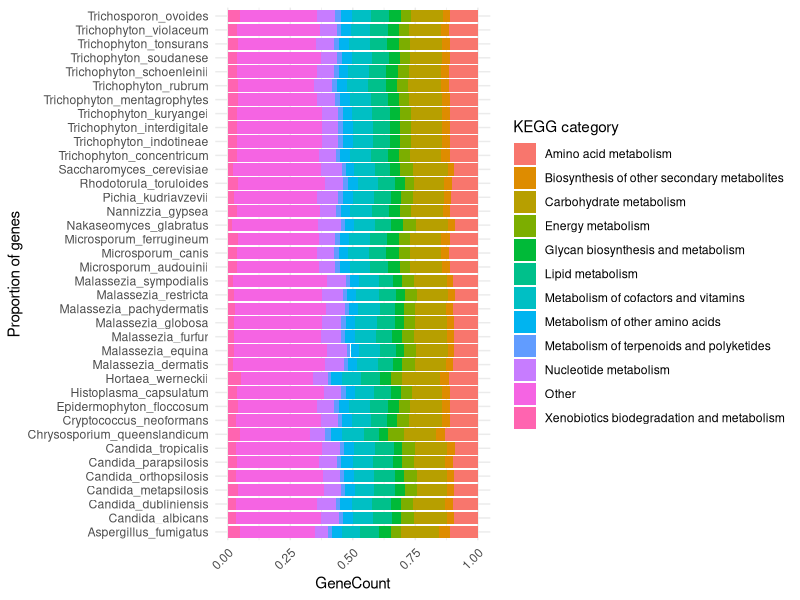
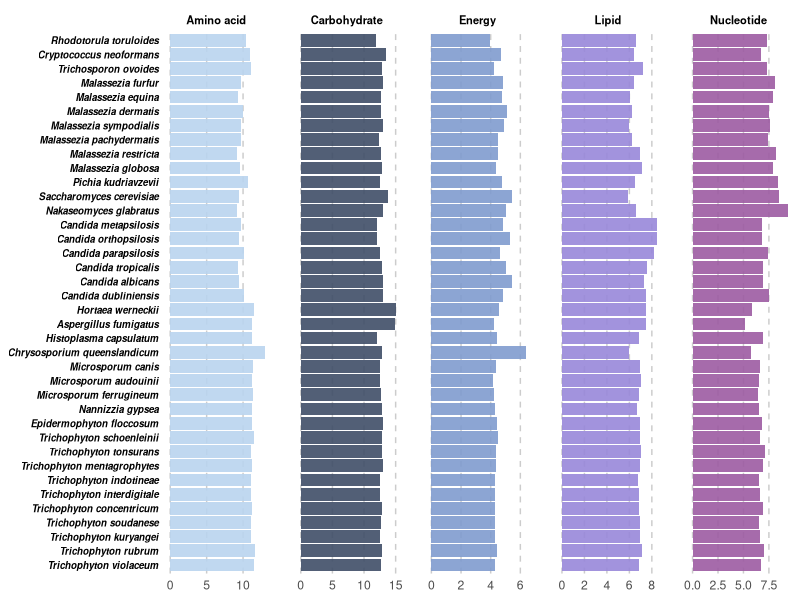
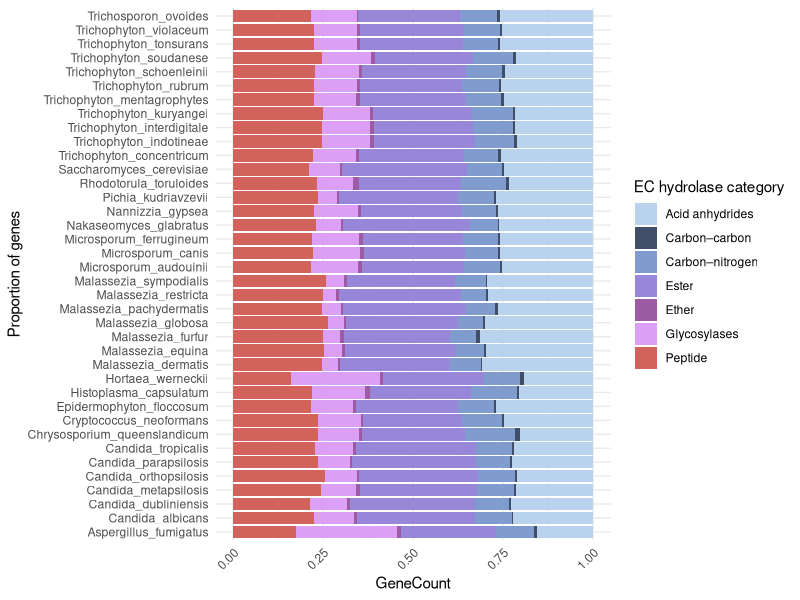
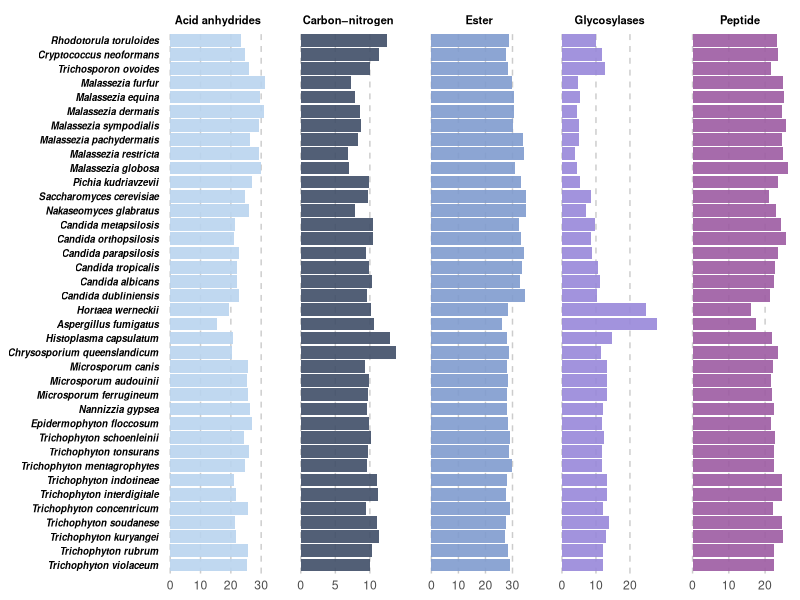

Here is the R script that generated these plots, in order: (Note: this script raises an error after producing the figures.)
## ---- chunk 1
library(dplyr)
library(tidyverse)
library(ggplot2)
library(tidyr)
library(stringr)
library(cowplot)
library(pheatmap)
library(grid)
library(readxl)
## ---- chunk 2
options(digits = 3)        # number of digits printed by R default (vectors, data.frames, lists)
options(pillar.sigfig = 3) # number of digits printed by tibbles default.
options(width = 200)

text_base_size   <- 9 # in pt
fig.witdh        <- 180  # in mm
fig.height       <- 125  # in mm

# Set all text in plots to same size
theme_set(theme_cowplot(font_size = 10, rel_small = 1, rel_tiny = 1, rel_large = 1))
theme_update(panel.grid.major = element_line(colour="gray85"), panel.grid.minor = element_line(colour="gray95", linetype = 7))
# Setting output sizes for plots
knitr::opts_chunk$set(fig.width = fig.witdh/25.4)
knitr::opts_chunk$set(fig.height = fig.height/25.4)
knitr::opts_chunk$set(dpi = 108)

# Setting text size inside plots (geom_text, geom_label etc.)
ggplot_text_size <- text_base_size / ggplot2::.pt

options(ggplot2.continuous.fill  = scale_fill_viridis_c)
options(ggplot2.discrete.fill    = c("slategray2", "#404e67","#809bce","#9887D9" ,"#9C5BA2", "#DB9FF6",  "#d1625c", "#ffd6a5", "#e89c81"))
options(ggplot2.continuous.colour = scale_colour_viridis_c)
options(ggplot2.discrete.colour   = c("slategray2","#404e67", "#809bce","#9C5BA2","#9887D9",  "#d1625c", "#ffd6a5", "#e89c81"))

article_pallette <- c("#5674b4", "#7eacd1", "#afd9e9", "#e1f2f9", "#f7e18e", "#f7b060", "#ee6d43", "#d32e28")

## ---- chunk 3
species_order <- c("Rhodotorula toruloides", "Cryptococcus neoformans", "Trichosporon ovoides",
                   "Malassezia furfur", "Malassezia equina", "Malassezia dermatis", "Malassezia sympodialis",
                   "Malassezia pachydermatis", "Malassezia restricta", "Malassezia globosa",
                   "Pichia kudriavzevii", "Saccharomyces cerevisiae", "Nakaseomyces glabratus",
                   "Candida metapsilosis", "Candida orthopsilosis", "Candida parapsilosis", "Candida tropicalis",
                   "Candida albicans", "Candida dubliniensis",
                   "Hortaea werneckii",  "Aspergillus fumigatus", "Histoplasma capsulatum",
                   "Chrysosporium queenslandicum",
                   "Microsporum canis", "Microsporum audouinii", "Microsporum ferrugineum",
                   "Nannizzia gypsea", "Epidermophyton floccosum", "Trichophyton schoenleinii",
                   "Trichophyton tonsurans", "Trichophyton mentagrophytes", "Trichophyton indotineae",
                   "Trichophyton interdigitale", "Trichophyton concentricum", "Trichophyton soudanese",
                   "Trichophyton kuryangei", "Trichophyton rubrum", "Trichophyton violaceum" )

species_order_hybrids <- c("Rhodotorula toruloides", "Cryptococcus neoformans", "Trichosporon ovoides",
                   "Trichosporon ovoides hybrid",
                   "Malassezia furfur", "Malassezia furfur hybrid", "Malassezia equina", "Malassezia dermatis",
                   "Malassezia sympodialis",
                   "Malassezia pachydermatis", "Malassezia restricta", "Malassezia globosa",
                   "Pichia kudriavzevii", "Saccharomyces cerevisiae", "Nakaseomyces glabratus",
                   "Candida metapsilosis", "Candida orthopsilosis", "Candida parapsilosis", "Candida tropicalis",
                   "Candida albicans", "Candida dubliniensis",
                   "Hortaea werneckii", "Hortaea werneckii hybrid", "Aspergillus fumigatus", "Histoplasma capsulatum",
                   "Chrysosporium queenslandicum",
                   "Microsporum canis", "Microsporum audouinii", "Microsporum ferrugineum",
                   "Nannizzia gypsea", "Epidermophyton floccosum", "Trichophyton schoenleinii",
                   "Trichophyton tonsurans", "Trichophyton mentagrophytes", "Trichophyton indotineae",
                   "Trichophyton interdigitale", "Trichophyton concentricum", "Trichophyton soudanese",
                   "Trichophyton kuryangei", "Trichophyton rubrum", "Trichophyton violaceum" )

## ---- chunk 4
taxonomy <- data.frame(
  sample = c(
    "Aspergillus_fumigatus_IP24",
    "Candida_albicans_F133_05",
    "Candida_dubliniensis_11945",
    "Candida_dubliniensis_2747",
    "Candida_dubliniensis_8501",
    "Candida_metapsilosis_Y_48470",
    "Candida_orthopsilosis_Y_48468",
    "Candida_parapsilosis_11301",
    "Candida_parapsilosis_1954",
    "Candida_tropicalis_MYCT_0816",
    "Chrysosporium_queenslandicum_28077",
    "Cryptococcus_neoformans_KN99",
    "Epidermophyton_floccosum_100148",
    "Epidermophyton_floccosum_10867",
    "Epidermophyton_floccosum_130802",
    "Histoplasma_capsulatum_G186A",
    "Hortaea_werneckii_100455",
    "Hortaea_werneckii_1163",
    "Hortaea_werneckii_41051",
    "Malassezia_dermatis_9169",
    "Malassezia_equina_9969",
    "Malassezia_furfur_141402",
    "Malassezia_furfur_1878",
    "Malassezia_furfur_6000",
    "Malassezia_globosa_7705",
    "Malassezia_globosa_7886",
    "Malassezia_globosa_8744",
    "Malassezia_pachydermatis_21004",
    "Malassezia_restricta_7877",
    "Malassezia_restricta_7991",
    "Malassezia_sympodialis_44340",
    "Microsporum_audouinii_119449",
    "Microsporum_audouinii_33268",
    "Microsporum_canis_113480",
    "Microsporum_canis_15669",
    "Microsporum_canis_44551",
    "Microsporum_ferrugineum_131111",
    "Microsporum_ferrugineum_37371",
    "Nakaseomyces_glabratus_11311",
    "Nakaseomyces_glabratus_138",
    "Nakaseomyces_glabratus_15698",
    "Nannizzia_gypsea_17164",
    "Pichia_kudriavzevii_5732",
    "Rhodotorula_toruloides_Z1",
    "Saccharomyces_cerevisiae_wine010",
    "Trichophyton_concentricum_109405",
    "Trichophyton_concentricum_19626",
    "Trichophyton_indotineae_BE17",
    "Trichophyton_interdigitale_BE4",
    "Trichophyton_kuryangei_IHEM13979",
    "Trichophyton_mentagrophytes_124404",
    "Trichophyton_mentagrophytes_43573",
    "Trichophyton_rubrum_117539",
    "Trichophyton_rubrum_17065",
    "Trichophyton_rubrum_28986",
    "Trichophyton_rubrum_73588",
    "Trichophyton_schoenleinii_45859",
    "Trichophyton_schoenleinii_85571",
    "Trichophyton_soudanese_IHEM19743",
    "Trichophyton_tonsurans_112188",
    "Trichophyton_tonsurans_12935",
    "Trichophyton_tonsurans_72988",
    "Trichophyton_violaceum_73088",
    "Trichosporon_ovoides_4098",
    "Trichosporon_ovoides_7612",
    "Trichosporon_ovoides_9430"
  ),
  species = c(
    "Aspergillus_fumigatus" ,"Candida_albicans","Candida_dubliniensis"
    ,"Candida_dubliniensis", "Candida_dubliniensis","Candida_metapsilosis",
    "Candida_orthopsilosis","Candida_parapsilosis", "Candida_parapsilosis","Candida_tropicalis","Chrysosporium_queenslandicum",
    "Cryptococcus_neoformans","Epidermophyton_floccosum","Epidermophyton_floccosum",
    "Epidermophyton_floccosum","Histoplasma_capsulatum","Hortaea_werneckii" ,"Hortaea_werneckii","Hortaea_werneckii","Malassezia_dermatis","Malassezia_equina",
    "Malassezia_furfur","Malassezia_furfur","Malassezia_furfur","Malassezia_globosa",
    "Malassezia_globosa","Malassezia_globosa","Malassezia_pachydermatis",
    "Malassezia_restricta","Malassezia_restricta","Malassezia_sympodialis",
    "Microsporum_audouinii","Microsporum_audouinii","Microsporum_canis",
    "Microsporum_canis","Microsporum_canis","Microsporum_ferrugineum",
    "Microsporum_ferrugineum","Nakaseomyces_glabratus","Nakaseomyces_glabratus",
    "Nakaseomyces_glabratus", "Nannizzia_gypsea","Pichia_kudriavzevii",
    "Rhodotorula_toruloides","Saccharomyces_cerevisiae", "Trichophyton_concentricum",
    "Trichophyton_concentricum" ,   "Trichophyton_indotineae"  ,   "Trichophyton_interdigitale",
    "Trichophyton_kuryangei"   ,    "Trichophyton_mentagrophytes" , "Trichophyton_mentagrophytes",
    "Trichophyton_rubrum"      ,    "Trichophyton_rubrum"     ,    "Trichophyton_rubrum"    ,
    "Trichophyton_rubrum"     ,     "Trichophyton_schoenleinii"  ,  "Trichophyton_schoenleinii",
    "Trichophyton_soudanese"     ,  "Trichophyton_tonsurans"   ,   "Trichophyton_tonsurans"  ,
    "Trichophyton_tonsurans"    ,   "Trichophyton_violaceum"  ,     "Trichosporon_ovoides"   ,
    "Trichosporon_ovoides"       ,  "Trichosporon_ovoides"),
  genus = c(
    "Aspergillus",
    rep("Candida", 9),
    "Chrysosporium",
    "Cryptococcus",
    rep("Epidermophyton", 3),
    "Histoplasma",
    rep("Hortaea", 3),
    rep("Malassezia", 12),
    rep("Microsporum", 7),
    rep("Nakaseomyces", 3),
    "Nannizzia",
    "Pichia",
    "Rhodotorula",
    "Saccharomyces",
    rep("Trichophyton", 18),
    rep("Trichosporon", 3)
  ),
  family = c(
    "Trichocomaceae",     # Aspergillus
    rep("Debaryomycetaceae", 9),  # Candida spp.
    "Onygenaceae",        # Chrysosporium
    "Tremellaceae",       # Cryptococcus
    rep("Arthrodermataceae", 3),  # Epidermophyton
    "Ajellomycetaceae",   # Histoplasma
    rep("Teratosphaeriaceae", 3), # Hortaea
    rep("Malasseziaceae", 12),    # Malassezia spp.
    rep("Arthrodermataceae", 7),  # Microsporum spp.
    rep("Saccharomycetaceae", 3), # Nakaseomyces glabratus
    "Arthrodermataceae",  # Nannizzia
    "Saccharomycetaceae", # Pichia
    "Sporidiobolaceae",   # Rhodotorula
    "Saccharomycetaceae", # Saccharomyces
    rep("Arthrodermataceae", 18), # Trichophyton spp.
    rep("Trichosporonaceae", 3)   # Trichosporon spp.
  ),
  stringsAsFactors = FALSE
)

## ---- chunk 5
summary_df <- read.csv("../generated/species_kegg_category_summary.csv")
## ---- chunk 6
ggplot(summary_df, aes(y = species, x = GeneCount, fill = Category)) +
  geom_bar(stat = "identity", position = "fill") +  # normalized proportion
  labs(y = "Proportion of genes", fill = "KEGG category") +
  theme_minimal() +
  theme(axis.text.x = element_text(angle = 45, hjust = 1))

## ---- chunk 7
selected_categories <- c("Amino acid metabolism", "Carbohydrate metabolism", "Energy metabolism",
                         "Lipid metabolism", "Nucleotide metabolism")

plot_summary_df <- summary_df %>%
  group_by(species) %>%
  mutate(catprop = GeneCount / sum(GeneCount) * 100) %>%
  ungroup() %>%
  filter(Category %in% selected_categories)

plot_summary_df$species <- sub("_", " ", plot_summary_df$species)
plot_summary_df$Category <- sub("metabolism", "", plot_summary_df$Category)

plot_summary_df$species <- factor(plot_summary_df$species, levels = rev(species_order))

KEGG_plot <- ggplot(plot_summary_df, aes(y = species, x = catprop, fill = Category)) +
  geom_bar(stat = "identity", position = "identity", alpha = 0.9) +
  theme_minimal() +
  theme(axis.ticks.x = element_blank(), panel.spacing = unit(1.3, "lines"), axis.title = element_blank(),
        panel.grid.minor = element_blank(), panel.grid.major.y = element_blank(),
        panel.grid.major.x = element_line(colour = "grey80", linetype = "dashed"),
        axis.text.y = element_text(face = "bold.italic", color = "black", size = 7),
        strip.background = element_blank(),
        strip.text = element_text(size = 8, face = "bold", color = "black")) +
  facet_wrap(~Category, nrow = 1, scales = "free_x")+
  guides(fill = 'none')
KEGG_plot

## ---- chunk 8
# pdf("../plots/KEGG_plot.pdf", width = 6.5, height = 5)
# KEGG_plot
# dev.off()
## ---- chunk 9
hydro_summary <- read.csv("../generated/EC_hydrolase_summary.csv")
## ---- chunk 10
ggplot(hydro_summary, aes(y = species, x = GeneCount, fill = Hydrolase_sub)) +
  geom_bar(stat = "identity", position = "fill") +  # normalized proportion
  labs(y = "Proportion of genes", fill = "EC hydrolase category") +
  theme_minimal() +
  theme(axis.text.x = element_text(angle = 45, hjust = 1))

## ---- chunk 11
selected_categories <- c("Ester", "Glycosylases", "Peptide", "Acid anhydrides", "Carbon–nitrogen")

plot_hydro_summary <- hydro_summary %>%
  group_by(species) %>%
  mutate(catprop = GeneCount / sum(GeneCount) * 100) %>%
  ungroup() %>%
  filter(Hydrolase_sub %in% selected_categories)

plot_hydro_summary$species <- sub("_", " ", plot_hydro_summary$species)

plot_hydro_summary$species <- factor(plot_hydro_summary$species, levels = rev(species_order))

EC_plot <- ggplot(plot_hydro_summary, aes(y = species, x = catprop, fill = Hydrolase_sub)) +
  geom_bar(stat = "identity", position = "identity", alpha = 0.9) +
  theme_minimal() +
  theme(axis.ticks.x = element_blank(), panel.spacing = unit(1.3, "lines"), axis.title = element_blank(),
        panel.grid.minor = element_blank(), panel.grid.major.y = element_blank(),
        panel.grid.major.x = element_line(colour = "grey80", linetype = "dashed"),
        axis.text.y = element_text(face = "bold.italic", color = "black", size = 7),
        strip.background = element_blank(),
        strip.text = element_text(size = 8, face = "bold", color = "black")) +
  facet_wrap(~Hydrolase_sub, nrow = 1, scales = "free_x")+
  guides(fill = 'none')
EC_plot
## ---- chunk 12
# pdf("../plots/EC_plot.pdf", width = 6.5, height = 5)
# EC_plot
# dev.off()
## ---- chunk 13
test_cur <- read_xlsx("../generated/1211_manual_cur_secreted.xlsx")
test_cur$netgpi_geneswithgpi <- as.numeric(test_cur$netgpi_geneswithgpi)
## ---- chunk 14
collapsed_df <- test_cur %>%
  filter(!category == "NA") %>%
  select(-c("description", "IPR", "PFAM", "EC", "COG", "canonical", "pfam_names")) %>%
  mutate(desc_collapse = str_trim(tolower(desc_collapse))) %>%
  group_by(desc_collapse) %>%
  summarise(OG = paste(unique(OG), collapse = "; "),
            category = first(category),
            number_of_species = max(number_of_species, na.rm = TRUE),
            total_genec = sum(total_genec, na.rm = TRUE),
            number_of_genera = max(number_of_genera, na.rm = TRUE),
            number_of_families = max(number_of_families, na.rm = TRUE),
            signalp = sum(as.numeric(signalp), na.rm = TRUE),
            tmhmm_geneswtmh = sum(as.numeric(tmhmm_geneswtmh), na.rm = TRUE),
            netgpi_geneswithgpi = sum(netgpi_geneswithgpi, na.rm = TRUE),
            across(all_of(names(.)[9:(ncol(.)-1)]), ~ sum(.x, na.rm = TRUE)),
            )

## ---- chunk 15
collapsed_filtered <- collapsed_df %>%
  filter(tmhmm_geneswtmh < 0.7*signalp) %>%
  filter(number_of_species > 2)

plot_df <- collapsed_filtered %>% select(desc_collapse, category, names(collapsed_df)[11:76])

plot_df_long <- pivot_longer(plot_df, cols = -c(desc_collapse, category), names_to = "sample", values_to = "gene_copies")

plot_df_long <- merge(plot_df_long, taxonomy[1:2], by = "sample")

# Handling hybrid samples
plot_df_long[plot_df_long$sample == "Malassezia_furfur_1878",]$species <- "Malassezia furfur hybrid"
plot_df_long[plot_df_long$sample == "Malassezia_furfur_6000",]$species <- "Malassezia furfur hybrid"
plot_df_long[plot_df_long$sample == "Trichosporon_ovoides_9430",]$species <- "Trichosporon ovoides hybrid"
plot_df_long[plot_df_long$sample ==  "Hortaea_werneckii_41051",]$species <- "Hortaea werneckii hybrid"
plot_df_long[plot_df_long$sample ==  "Hortaea_werneckii_100455",]$species <- "Hortaea werneckii hybrid"

plot_df_long <- plot_df_long %>%
  select(-sample) %>%
  group_by(desc_collapse, species) %>%
  summarise(gene_copies = round(mean(gene_copies)), # Average for species with multiple samples
            category = first(category))

plot_df_n <- pivot_wider(plot_df_long, names_from = species, values_from = gene_copies)

plot_df_n$desc_collapse <- str_to_title(plot_df_n$desc_collapse)
plot_df <- column_to_rownames(plot_df_n, "desc_collapse")

category_order <- c(
  "carbohydrate metabolism",
  "lipid metabolism",
  "protein metabolism",
  "virulence associated",
  "adhesin-associated"
)

plot_df$category <- factor(plot_df$category, levels = category_order)
plot_df <- plot_df %>% arrange(category)

## ---- chunk 16
subset_cats <- c("carbohydrate metabolism", "lipid metabolism", "protein metabolism")

names(plot_df)[2:42] <- sub("_", " ", names(plot_df)[2:42])

# Filter and order the dataframe
plot_df_sub <- plot_df %>%
  filter(category %in% subset_cats) %>%
  mutate(category = factor(category, levels = category_order)) %>%
  arrange(category)

# numeric matrix
num_df <- plot_df_sub[, species_order_hybrids] %>%
  mutate(across(everything(), as.numeric))
mat <- as.matrix(num_df)
rownames(mat) <- rownames(plot_df_sub)

# Z scores for colour scale
mat_z <- t(scale(t(mat)))  # center and scale each row
rownames(mat_z) <- rownames(mat)
mat_z[mat_z > 2] <- 2
mat_z[mat_z < -2] <- -2

# Build annotation
annotation_row <- data.frame(Category = plot_df_sub$category)
rownames(annotation_row) <- rownames(mat)

# Compute white gaps
gaps_row <- cumsum(table(plot_df_sub$category))
gaps_row <- gaps_row[1:3]

# Numeric labels
num_labels <- matrix(round(mat, 1), nrow = nrow(mat), ncol = ncol(mat))
rownames(num_labels) <- rownames(mat)
colnames(num_labels) <- colnames(mat)

# Plot
plot <- pheatmap(mat_z,
         cluster_rows = FALSE,
         cluster_cols = FALSE,
         show_rownames = TRUE,
         show_colnames = TRUE,
         fontsize_row = 10,
         fontsize_col = 12,
         display_numbers = num_labels,
         number_color = "black",
         fontsize_number = 8,
         gaps_row = gaps_row,
         border_color = "white",
         color = article_pallette,
         angle_col = 90,
         legend = FALSE,
         cellheight=16,
         cellwidth=15)

plot
## ---- chunk 17
gt <- plot$gtable

# Modify the graphical parameters of species and gene product labels
gt$grobs[[2]]$gp <- gpar(fontface = "bold.italic", fontsize = 12)
gt$grobs[[3]]$gp <- gpar(fontface = "bold", fontsize = 10)

grid.newpage()
grid.draw(gt)
## ---- chunk 18
# pdf("../plots/1311_secreted_metabolites.pdf", width = 11, height = 12, useDingbats = TRUE)
# grid.draw(gt)
# dev.off()

# png("../plots/1311_secreted_metabolites.png", width = 11, height = 10.5, units = "in", res = 300)
# grid.draw(gt)
# dev.off()
## ---- chunk 19
gpi_df <- read_xlsx("../generated/gpi_manual_curated.xlsx")
gpi_df <- gpi_df %>% dplyr::select(!"Column1")

## ---- chunk 20
collapsed_gpi <- gpi_df %>%
  dplyr::select(-c("description", "IPR", "PFAM", "EC", "COG")) %>%
  group_by(desc_collapse) %>%
  summarise(OG = paste(unique(OG), collapse = "; "),
            number_of_species = max(number_of_species, na.rm = TRUE),
            total_genec = sum(total_genec, na.rm = TRUE),
            number_of_genera = max(number_of_genera, na.rm = TRUE),
            number_of_families = max(number_of_families, na.rm = TRUE),
            signalp = sum(as.numeric(signalp), na.rm = TRUE),
            tmhmm_geneswtmh = sum(as.numeric(tmhmm_geneswtmh), na.rm = TRUE),
            netgpi_geneswithgpi = sum(netgpi_geneswithgpi, na.rm = TRUE),
            across(all_of(names(.)[10:(ncol(.))]), ~ sum(.x, na.rm = TRUE)),
            )

## ---- chunk 21
gpi_plot_df <- collapsed_gpi %>% dplyr::select(desc_collapse, names(collapsed_gpi)[10:75])

gpi_plot_df_long <- pivot_longer(gpi_plot_df, cols = -desc_collapse, names_to = "sample", values_to = "gene_copies")

gpi_plot_df_long$sample <- sub("\\.", "-", gpi_plot_df_long$sample)

gpi_plot_df_long <- merge(gpi_plot_df_long, taxonomy[1:2], by = "sample")

# Handling hybrid samples
gpi_plot_df_long[gpi_plot_df_long$sample == "Malassezia_furfur_1878",]$species <- "Malassezia furfur hybrid"
gpi_plot_df_long[gpi_plot_df_long$sample == "Malassezia_furfur_6000",]$species <- "Malassezia furfur hybrid"
gpi_plot_df_long[gpi_plot_df_long$sample == "Trichosporon_ovoides_9430",]$species <- "Trichosporon ovoides hybrid"
gpi_plot_df_long[gpi_plot_df_long$sample ==  "Hortaea_werneckii_41051",]$species <- "Hortaea werneckii hybrid"
gpi_plot_df_long[gpi_plot_df_long$sample ==  "Hortaea_werneckii_100455",]$species <- "Hortaea werneckii hybrid"

gpi_plot_df_long <- gpi_plot_df_long %>%
  select(-sample) %>%
  group_by(desc_collapse, species) %>%
  summarise(gene_copies = round(mean(gene_copies))) # Average for species with multiple samples

gpi_plot_df_long_filtered <- gpi_plot_df_long %>%
  group_by(desc_collapse) %>%
  filter(sum(gene_copies != 0) > 1) %>%
  ungroup()

gpi_plot_df_n <- pivot_wider(gpi_plot_df_long_filtered, names_from = species, values_from = gene_copies)

gpi_plot_df_n <- gpi_plot_df_n %>%
  arrange(desc_collapse != "GPI-anchored, unknown function", desc_collapse)

gpi_plot_df <- column_to_rownames(gpi_plot_df_n, "desc_collapse")

## ---- chunk 22
names(gpi_plot_df)[1:41] <- sub("_", " ", names(gpi_plot_df)[1:41])

# numeric matrix
num_df <- gpi_plot_df[, species_order_hybrids] %>%
  mutate(across(everything(), as.numeric))
mat <- as.matrix(num_df)
rownames(mat) <- rownames(gpi_plot_df)

rns_ordered <- c(setdiff(sort(rownames(mat)), "GPI-anchored, unknown function"),
                 "GPI-anchored, unknown function")

# reorder matrix rows
mat <- mat[rns_ordered, ]

# Z scores for colour scale
mat_z <- t(scale(t(mat)))  # center and scale each row
rownames(mat_z) <- rownames(mat)
mat_z[mat_z > 2] <- 2
mat_z[mat_z < -2] <- -2

# Numeric labels
num_labels <- matrix(round(mat, 1), nrow = nrow(mat), ncol = ncol(mat))
rownames(num_labels) <- rownames(mat)
colnames(num_labels) <- colnames(mat)

# Plot
plot <- pheatmap(mat_z,
         cluster_rows = FALSE,
         cluster_cols = FALSE,
         show_rownames = TRUE,
         show_colnames = TRUE,
         fontsize_row = 7,
         fontsize_col = 10,
         display_numbers = num_labels,
         number_color = "black",
         fontsize_number = 7,
         color = article_pallette,
         angle_col = 90,
         legend = FALSE)

plot

## ---- chunk 23
gt <- plot$gtable

# Modify the graphical parameters of species and gene product labels
gt$grobs[[2]]$gp <- gpar(fontface = "bold.italic") #species labels
gt$grobs[[3]]$gp <- gpar(fontface = "bold", fontsize = 8) #descriptions

grid.newpage()
grid.draw(gt)

## ---- chunk 24
# pdf("../plots/0511_gpi_anchored.pdf", width = 10, height = 10, useDingbats = TRUE)
# grid.draw(gt)
# dev.off()

# png("../plots/0411_secreted_metabolites.png", width = 10, height = 10, units = "in", res = 300)
# grid.draw(gt)
# dev.off()
## ---- chunk 25
test_cur <- read_xlsx("../generated/1211_manual_cur_secreted.xlsx")
virulence_assoc <- test_cur %>% filter(category == "virulence associated"| category == "adhesin-associated") %>%
  dplyr::select(-c("description", "IPR", "PFAM", "EC", "COG", "canonical"))

viru_non_secr <- read_xlsx("../generated/1211_manual_cur_secreted.xlsx", sheet = 2) %>%
  filter(!OG %in% test_cur$OG) %>% dplyr::select(-c("description","IPR", "PFAM", "EC", "COG"))

names(viru_non_secr)[9:75] <- sub("\\.", "-", names(viru_non_secr)[9:75])

viru_non_secr$total_genec <- rowSums(viru_non_secr[9:74] != 0)

viru_non_secr$secr <- FALSE
virulence_assoc$secr <- TRUE

comb_viru <- rbind(viru_non_secr, virulence_assoc)

table(comb_viru$category)
## ---- chunk 26
collapsed_gpi_viru <- comb_viru %>%
  group_by(desc_collapse) %>%
  dplyr::select(-pfam_names) %>%
  filter(!is.na(category)) %>%
  summarise(OG = paste(unique(OG), collapse = "; "),
            number_of_species = max(number_of_species, na.rm = TRUE),
            total_genec = sum(total_genec, na.rm = TRUE),
            number_of_genera = max(number_of_genera, na.rm = TRUE),
            number_of_families = max(number_of_families, na.rm = TRUE),
            signalp = sum(as.numeric(signalp), na.rm = TRUE),
            tmhmm_geneswtmh = sum(as.numeric(tmhmm_geneswtmh), na.rm = TRUE),
            netgpi_geneswithgpi = sum(as.numeric(netgpi_geneswithgpi), na.rm = TRUE),
            category = first(category),
            secr = if (length(unique(secr)) == 1) as.character(unique(secr)) else "mixed",
            across(all_of(names(.)[9:(ncol(.)-3)]), ~ sum(.x, na.rm = TRUE)),
            )

## ---- chunk 27
gpi_plot_df <- collapsed_gpi_viru %>% dplyr::select(desc_collapse, category, secr, netgpi_geneswithgpi, names(collapsed_gpi_viru)[12:77]) %>% filter(!is.na(category))

gpi_plot_df_long <- pivot_longer(gpi_plot_df, cols = -c(desc_collapse, category, secr, netgpi_geneswithgpi), names_to = "sample", values_to = "gene_copies")

gpi_plot_df_long <- merge(gpi_plot_df_long, taxonomy[1:2], by = "sample")

# Handling hybrid samples
gpi_plot_df_long[gpi_plot_df_long$sample == "Malassezia_furfur_1878",]$species <- "Malassezia furfur hybrid"
gpi_plot_df_long[gpi_plot_df_long$sample == "Malassezia_furfur_6000",]$species <- "Malassezia furfur hybrid"
gpi_plot_df_long[gpi_plot_df_long$sample == "Trichosporon_ovoides_9430",]$species <- "Trichosporon ovoides hybrid"
gpi_plot_df_long[gpi_plot_df_long$sample ==  "Hortaea_werneckii_41051",]$species <- "Hortaea werneckii hybrid"
gpi_plot_df_long[gpi_plot_df_long$sample ==  "Hortaea_werneckii_100455",]$species <- "Hortaea werneckii hybrid"

gpi_plot_df_long <- gpi_plot_df_long %>%
  select(-sample) %>%
  group_by(desc_collapse, species) %>%
  summarise(gene_copies = round(mean(gene_copies)), # Average for species with multiple samples
            category = first(category),
            secr = first(secr),
            GPI = first(netgpi_geneswithgpi))

gpi_plot_df_long_filtered <- gpi_plot_df_long %>%
  group_by(desc_collapse) %>%
  filter(sum(gene_copies != 0) > 1) %>%
  ungroup()

gpi_plot_df_n <- pivot_wider(gpi_plot_df_long_filtered, names_from = species, values_from = gene_copies)

gpi_plot_df_n <- gpi_plot_df_n[order(
  gpi_plot_df_n$category,
  gpi_plot_df_n$desc_collapse == "GPI-anchored, unannotated"
), ]

gpi_plot_df <- column_to_rownames(gpi_plot_df_n, "desc_collapse")

## ---- chunk 28
names(gpi_plot_df)[2:44] <- sub("_", " ", names(gpi_plot_df)[2:44])

# numeric matrix
num_df <- gpi_plot_df[, species_order_hybrids] %>%
  mutate(across(everything(), as.numeric))
mat <- as.matrix(num_df)
rownames(mat) <- rownames(gpi_plot_df)

# Z scores for colour scale
mat_z <- t(scale(t(mat)))  # center and scale each row
rownames(mat_z) <- rownames(mat)
mat_z[mat_z > 2] <- 2
mat_z[mat_z < -2] <- -2

# Build annotation
annotation_row <- data.frame(GPI = as.character(gpi_plot_df$GPI>0), secreted = gpi_plot_df$secr)
rownames(annotation_row) <-  (rownames(mat))

# Compute white gaps
gaps_row <- cumsum(table(gpi_plot_df$category))

# Numeric labels
num_labels <- matrix(round(mat, 1), nrow = nrow(mat), ncol = ncol(mat))
rownames(num_labels) <- rownames(mat)
colnames(num_labels) <- colnames(mat)

# Plot
plot <- pheatmap(mat_z,
         cluster_rows = FALSE,
         cluster_cols = FALSE,
         annotation_row = annotation_row,
         show_rownames = TRUE,
         show_colnames = TRUE,
         fontsize_row = 8,
         fontsize_col = 10,
         display_numbers = num_labels,
         number_color = "black",
         fontsize_number = 8,
         gaps_row = gaps_row,
         border_color = "white",
         color = article_pallette,
         angle_col = 90,
         legend = FALSE,
       cellheight=10,
       cellwidth=13)

plot

## ---- chunk 29
gt <- plot$gtable

# Modify the graphical parameters of species and gene product labels
gt$grobs[[2]]$gp <- gpar(fontface = "bold.italic", fontsize = 10) #species labels
gt$grobs[[3]]$gp <- gpar(fontface = "bold", fontsize = 9) #descriptions

grid.newpage()
grid.draw(gt)

## ---- chunk 30
# pdf("../plots/2111_gpi_viru_hm.pdf", width = 10.5, height = 11, useDingbats = TRUE)
# grid.draw(gt)
# dev.off()

# png("../plots/2111_gpi_viru_hm.png", width = 10.5, height = 11, units = "in", res = 300)
# grid.draw(gt)
# dev.off()
